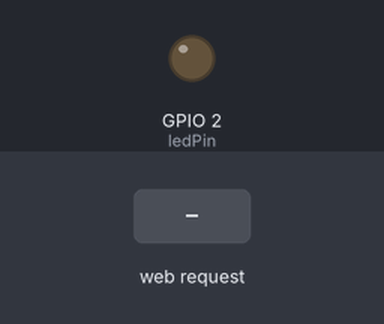
Bench run of a sketch on a simulated ESP32. Shown: output pins drawn as LEDs (lit = HIGH). Inputs (shaded band) come from the test bench. WiFi joins after 1.5 s; servers stay silent unless stated; what the sketch prints to the serial monitor is not drawn.

Above: at 3.2 s.
3.3 s: HTTP request GET /LED_ON received
At 4.2 s:
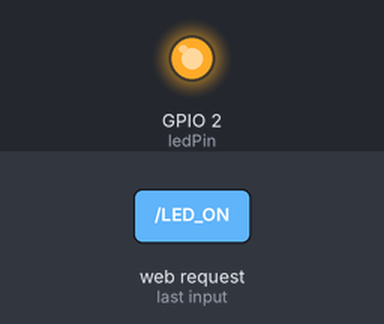
4.8 s: HTTP request GET /LED_OFF received
At 5.4 s:
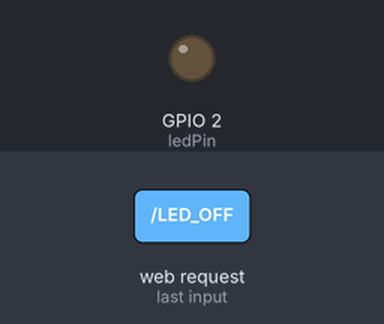
Timing chart, 0 to 7.8 s (numbered marks = the images above; inputs shaded):
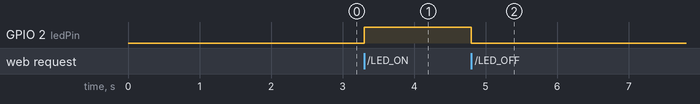

Measured:
- after the input at 3.3 s, GPIO 2 (ledPin): LOW → HIGH at once
- after the input at 4.8 s, GPIO 2 (ledPin): HIGH → LOW at once

The sketch:

wifi_dashboard_POC.ino
```cpp
#include <WiFi.h>
#include <WebServer.h>

// Vervang deze waarden door je eigen netwerknaam en wachtwoord
const char* ssid = "googlewifi";
const char* password = "@fedex51";

WebServer server(80); // Maak een webserver op poort 80

// HTML-pagina voor het dashboard
const char* html = R"rawliteral(
<!DOCTYPE HTML>
<html>
<head>
  <title>ESP32 Dashboard</title>
</head>
<body>
  <h1>ESP32 Dashboard</h1>
  <button onclick="location.href='/LED_ON'">LED AAN</button>
  <button onclick="location.href='/LED_OFF'">LED UIT</button>
</body>
</html>
)rawliteral";

// Pin voor de LED, vervang het door de pin die je wilt gebruiken
const int ledPin = 2;

void setup() {
  Serial.begin(115200);
  pinMode(ledPin, OUTPUT); // Stel de LED-pin in als uitgang

  // Verbind met Wi-Fi
  WiFi.begin(ssid, password);
  while (WiFi.status() != WL_CONNECTED) {
    delay(1000);
    Serial.println("Bezig met verbinden...");
  }

  Serial.println("Verbonden met Wi-Fi!");
  Serial.print("IP-adres: ");
  Serial.println(WiFi.localIP());

  // Configuratie van de webserver
  server.on("/", handleRoot); // Root URL
  server.on("/LED_ON", handleLEDOn); // URL voor LED AAN
  server.on("/LED_OFF", handleLEDOff); // URL voor LED UIT
  server.begin(); // Start de webserver
}

void loop() {
  server.handleClient(); // Verwerk inkomende clientverzoeken
}

// Functie om de HTML-pagina te serveren
void handleRoot() {
  server.send(200, "text/html", html);
}

// Functie om de LED aan te zetten
void handleLEDOn() {
  digitalWrite(ledPin, HIGH);
  server.send(200, "text/html", "<h1>LED AAN</h1><a href='/'>Terug</a>");
}

// Functie om de LED uit te zetten
void handleLEDOff() {
  digitalWrite(ledPin, LOW);
  server.send(200, "text/html", "<h1>LED UIT</h1><a href='/'>Terug</a>");
}
```
